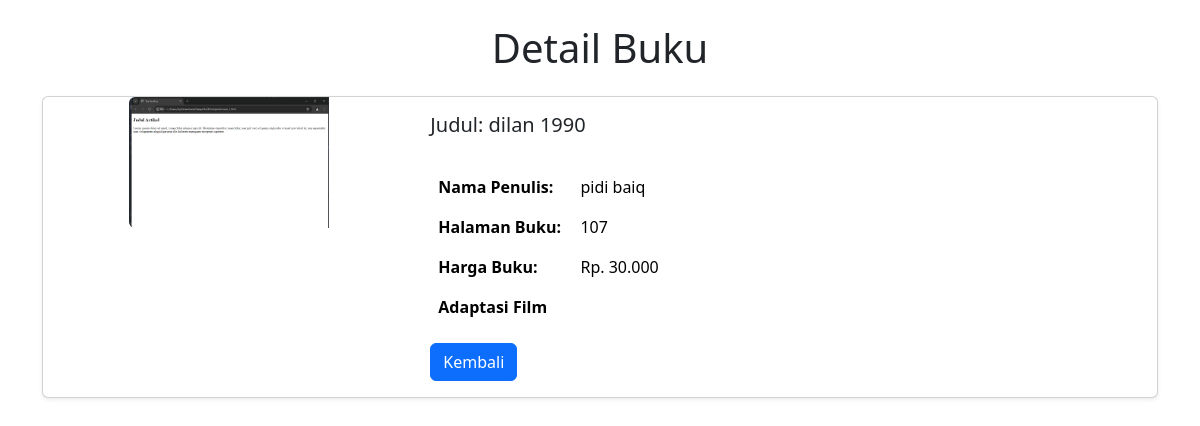
Page /admin/detail.php?id=5 on the committed database.
### tables this page shows
CREATE TABLE `data_buku` (
  `id` int(11) NOT NULL,
  `judul` varchar(25) NOT NULL,
  `pengarang` varchar(25) NOT NULL,
  `tahun_terbit` varchar(20) NOT NULL,
  `halaman` varchar(25) NOT NULL,
  `harga` float NOT NULL,
  `cover` varchar(255) NOT NULL
);

### admin/detail.php (the view, shortened to what this page needs)
<?php
require 'conn.php';
if (isset($_POST['submit'])) {
    $id = $_POST['id'];
    $judul = $_POST['judul'];
    $pengarang = $_POST['pengarang'];
    $tahun_terbit = $_POST['tahun_terbit'];
    $halaman = $_POST['halaman'];
    $harga = $_POST['harga'];
    mysqli_close($conn);
} else {
    $id = $_GET['id'];
    $query = "SELECT * FROM data_buku WHERE id = $id";
    $result = mysqli_query($conn, $query);
    $buku = mysqli_fetch_assoc($result);
}
?>
<!doctype html>
<html lang="en">
<head>
    <link href="https://cdn.jsdelivr.net/npm/bootstrap@5.3.3/dist/css/bootstrap.min.css" rel="stylesheet">
</head>
<body>
<div class="container">
    <h1 class="text-center my-4">Detail Buku</h1>
    <div class="card mb-4 shadow-sm">
        <div class="row g-0">
            <div class="col-md-4 text-center">
                <img src="../images/<?php echo htmlspecialchars($buku['cover']); ?>" alt="<?php echo htmlspecialchars($buku['cover']); ?>" class="img-fluid rounded-start book-cover">
            </div>
            <div class="col-md-8">
                <div class="card-body">
                    <h5 class="card-title">Judul: <?php echo htmlspecialchars($buku['judul']); ?></h5>
                    <table class="table table-borderless book-details">
                        <tbody>
                            <tr>
                                <th>Nama Penulis:</th>
                                <td><?php echo htmlspecialchars($buku['pengarang']); ?></td>
                            </tr>
                            <tr>
                                <th>Halaman Buku:</th>
                                <td><?php echo htmlspecialchars($buku['halaman']); ?></td>
                            </tr>
                            <tr>
                                <th>Harga Buku:</th>
                                <td>Rp. <?php echo htmlspecialchars(number_format($buku['harga'], 0, ',', '.')); ?></td>
                            </tr>
                            <tr>
                                <th>Adaptasi Film</th>
                            </tr>
                        </tbody>
                    </table>
                    <a href="data_buku.php" class="btn btn-primary">Kembali</a>
                </div>
            </div>
        </div>
    </div>
</div>
</body>
</html>

### admin/detail.php (style rules this page uses)
.book-cover { max-width: 200px; margin-bottom: 20px; }
.book-details { margin-top: 30px; }
.book-details th { width: 20%; }

### rows in the picture
data_buku: cover (picture), judul "dilan 1990", pengarang "pidi baiq", halaman "107", harga "30.000"
